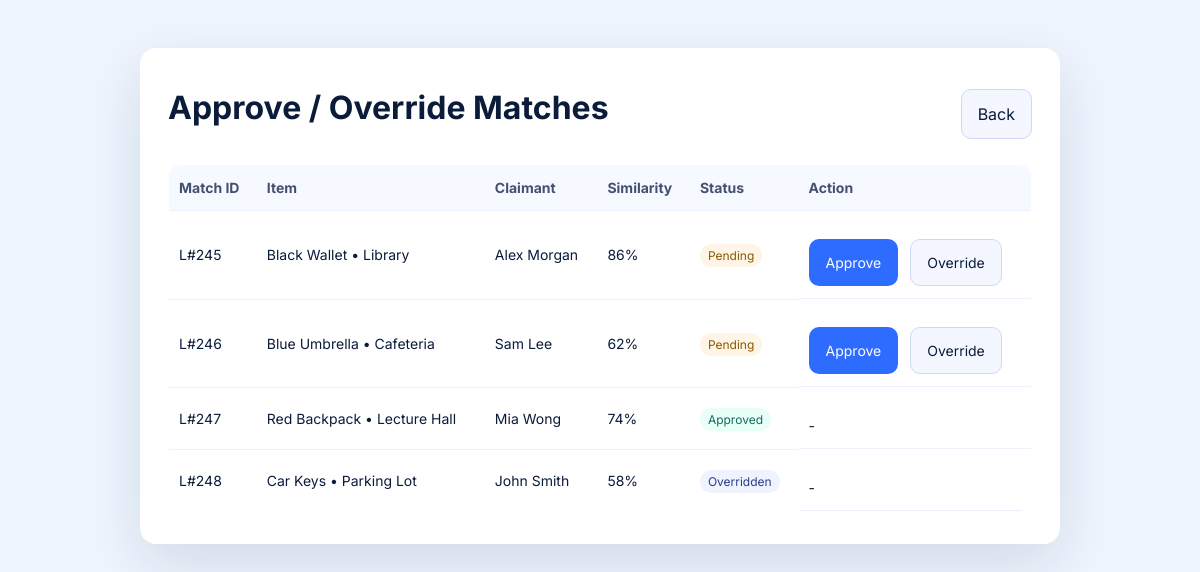
/admin-matches.php (signed in), run on the app's committed database.
### tables this page shows
CREATE TABLE `matches` (
  `match_id` varchar(20) NOT NULL,
  `item_title` varchar(255) NOT NULL,
  `claimant_name` varchar(100) NOT NULL,
  `similarity_percentage` int(11) NOT NULL CHECK (`similarity_percentage` between 0 and 100),
  `status` enum('pending','approved','overridden') DEFAULT 'pending',
  `created_at` timestamp NOT NULL DEFAULT current_timestamp()
);

### admin-matches.php (the view, shortened to what this page needs)
<?php
$conn = new mysqli("localhost", "root", "", "lostandfound");
$sql = "SELECT match_id, item_title, claimant_name, similarity_percentage, status FROM matches ORDER BY created_at DESC";
$result = $conn->query($sql);
?>
<!DOCTYPE html>
<html lang="en">
<head>
    <link rel="stylesheet" href="styles.css" />
</head>
<body>
    <main class="card">
        <div class="header">
            <h1>Approve / Override Matches</h1>
            <a class="btn" href="admin-dashboard.php">Back</a>
        </div>
        <table class="table">
            <thead>
                <tr>
                    <th>Match ID</th>
                    <th>Item</th>
                    <th>Claimant</th>
                    <th>Similarity</th>
                    <th>Status</th>
                    <th>Action</th>
                </tr>
            </thead>
            <tbody>
            <?php
            if ($result && $result->num_rows > 0) {
                while ($row = $result->fetch_assoc()) {
                    $matchId = htmlspecialchars($row['match_id']);
                    $itemTitle = htmlspecialchars($row['item_title']);
                    $claimant = htmlspecialchars($row['claimant_name']);
                    $similarity = (int)$row['similarity_percentage'] . '%';
                    $status = htmlspecialchars(ucfirst($row['status']));
                    $statusClass = 'badge';
                    if ($row['status'] === 'approved') $statusClass .= ' ok';
                    elseif ($row['status'] === 'pending') $statusClass .= ' warn';
                    elseif ($row['status'] === 'overridden') $statusClass .= ' bad';
                    echo '<tr>';
                    echo "<td>$matchId</td>";
                    echo "<td>$itemTitle</td>";
                    echo "<td>$claimant</td>";
                    echo "<td>$similarity</td>";
                    echo "<td><span class=\"$statusClass\">$status</span></td>";
                    echo '<td class="actions">';
                    if ($row['status'] === 'pending') {
                        echo '<form method="POST" style="display:inline">';
                        echo '<button type="submit" name="approve" class="btn primary">Approve</button>';
                        echo '</form> ';
                        echo '<form method="POST" style="display:inline">';
                        echo '<button type="submit" name="override" class="btn">Override</button>';
                        echo '</form>';
                    } else {
                        echo '-';
                    }
                    echo '</td>';
                    echo '</tr>';
                }
            } else {
                echo '<tr><td colspan="6" style="text-align:center;">No matches found.</td></tr>';
            }
            ?>
            </tbody>
        </table>
    </main>
</body>
</html>

### styles.css (style rules this page uses)
*, *::before, *::after { box-sizing: border-box; }
input, button, textarea, select { font: inherit; }
body { min-height: 100vh; line-height: 1.5; }
:root { --bg:#eef5ff; --card:#fff; --ink:#0b1b3a; --muted:#5d6b82; --primary:#2e6bff; --accent:#00b3a4; --danger:#e34b4b; --ring:0 0 0 3px rgba(46,107,255,.2); --radius:16px; }
* { box-sizing:border-box }
html,body { height:100% }
body { margin:0; font-family:Inter,system-ui,Segoe UI,Roboto,Arial,sans-serif; color:var(--ink); background:var(--bg); }
.card { width:min(920px,92vw); margin:6vh auto; background:var(--card); border-radius:var(--radius); box-shadow:0 20px 60px rgba(15,23,42,.12); padding:32px 28px; }
h1 { margin:4px 0 16px }
.actions { display:flex; gap:12px; flex-wrap:wrap; margin-top:16px }
.btn { display:inline-flex; align-items:center; justify-content:center; gap:8px; padding:12px 16px; border-radius:10px; border:1px solid #cfd8f3; text-decoration:none; color:var(--ink); background:#f4f7ff; transition: transform .2s, background .2s, box-shadow .2s; }
.btn.primary { background:var(--primary); color:#fff; border-color:transparent }
.table { width:100%; border-collapse:collapse; border:1px solid #e5eaf7; border-radius:12px; overflow:hidden; }
.table th,.table td { padding:12px 10px; border-bottom:1px solid #edf1fb; text-align:left; font-size:14px }
.table th { background:#f6f9ff; color:#445070 }
.badge { padding:4px 8px; border-radius:999px; font-size:12px; background:#eef3ff; color:#2b3f88 }
.badge.ok { background:#e8fff8; color:#146a60 }
.badge.warn { background:#fff5e6; color:#8a5a00 }
.header { display:flex; align-items:center; justify-content:space-between; gap:12px; margin-bottom:16px }

### data on the page
matches: match_id "L#245", item_title "Black Wallet • Library", claimant_name "Alex Morgan", similarity_percentage "86%", status "Pending"
matches: match_id "L#246", item_title "Blue Umbrella • Cafeteria", claimant_name "Sam Lee", similarity_percentage "62%", status "Pending"
matches: match_id "L#247", item_title "Red Backpack • Lecture Hall", claimant_name "Mia Wong", similarity_percentage "74%", status "Approved"
matches: match_id "L#248", item_title "Car Keys • Parking Lot", claimant_name "John Smith", similarity_percentage "58%", status "Overridden"
